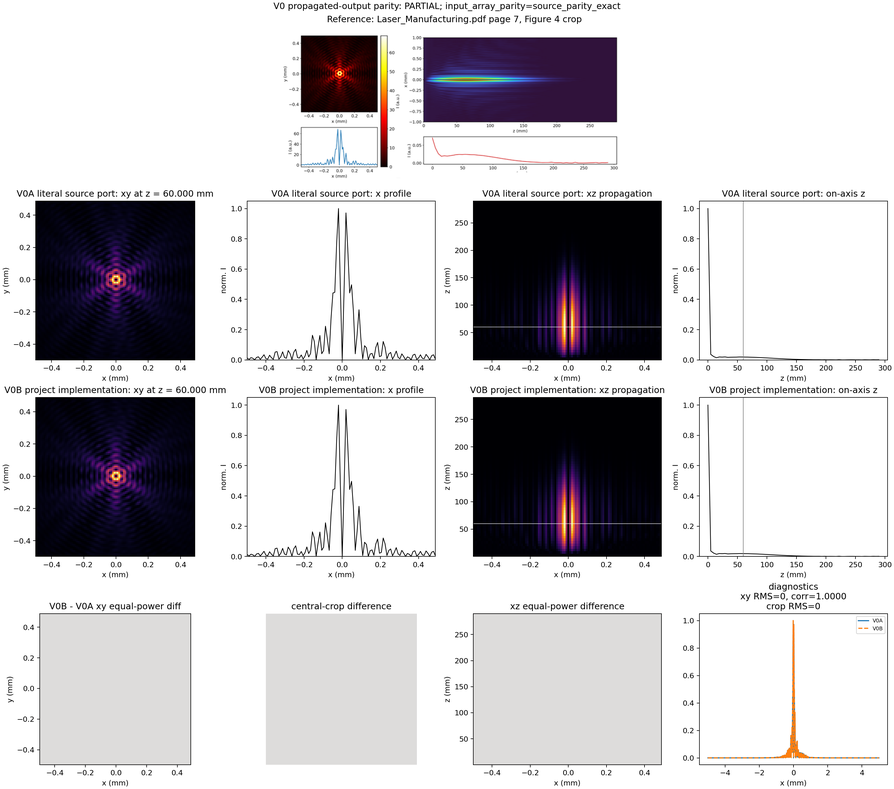
#> input picture report/evidence_pack/source_validation/F01_nathan_visual_ladder_v0_reference_vs_reproduction.png, 894 x 789 px, shrunk from 3060 x 2700 before the run
$ python convert_setup_white.py ../report/evidence_pack/source_validation/F01_nathan_visual_ladder_v0_reference_vs_reproduction.png out.png
#> lines starting #> are read from the running program, lines starting #| are printed output that depends on the picture; after the words box and inside, x2 and y2 are one past the last pixel; in counts of white or black regions, pixels touching at a corner belong together
"""Convert the older realistic setup artwork to a white-background poster derivative.

This is presentation-only image processing. It does not create or modify optical data.
The source artwork should be supplied explicitly; the output is a visual schematic only.
"""

from __future__ import annotations

import argparse
from pathlib import Path

import numpy as np
from PIL import Image


def convert(source: Path, output: Path) -> None:
    image = Image.open(source).convert("RGB")
    rgb = np.asarray(image).copy()
    maxc = rgb.max(axis=2)
    minc = rgb.min(axis=2)
    saturation_proxy = maxc - minc
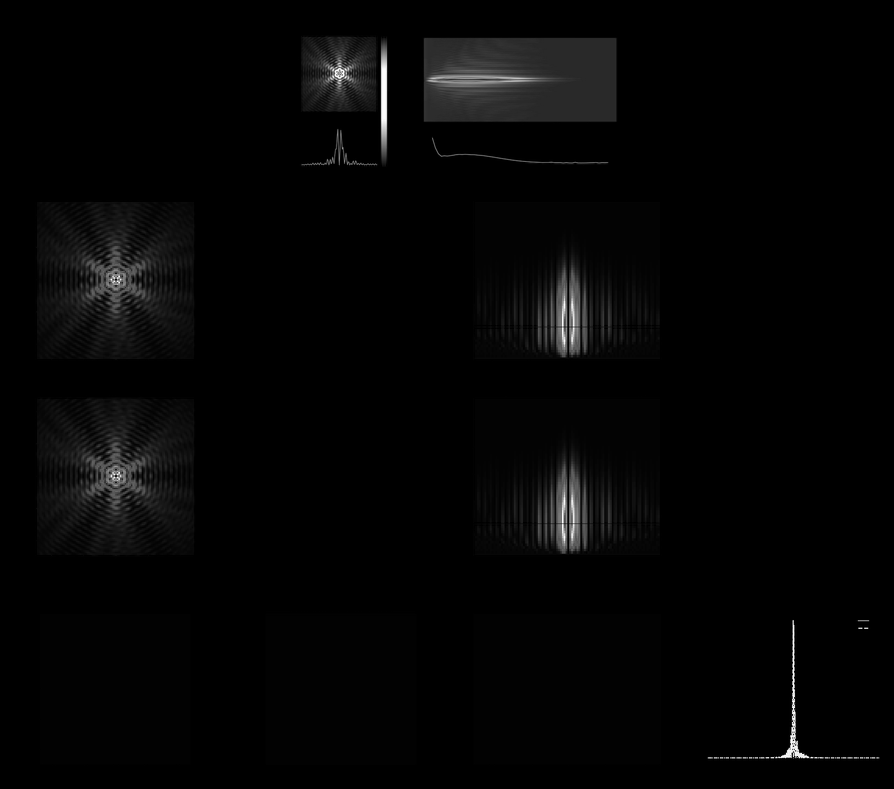
#> saturation_proxy: shape (789, 894); min 0, max 255, mean 5
    luminance = 0.2126 * rgb[:, :, 0] + 0.7152 * rgb[:, :, 1] + 0.0722 * rgb[:, :, 2]

    # Neutral near-black background becomes white.
    background = (luminance < 28) & (saturation_proxy < 35)
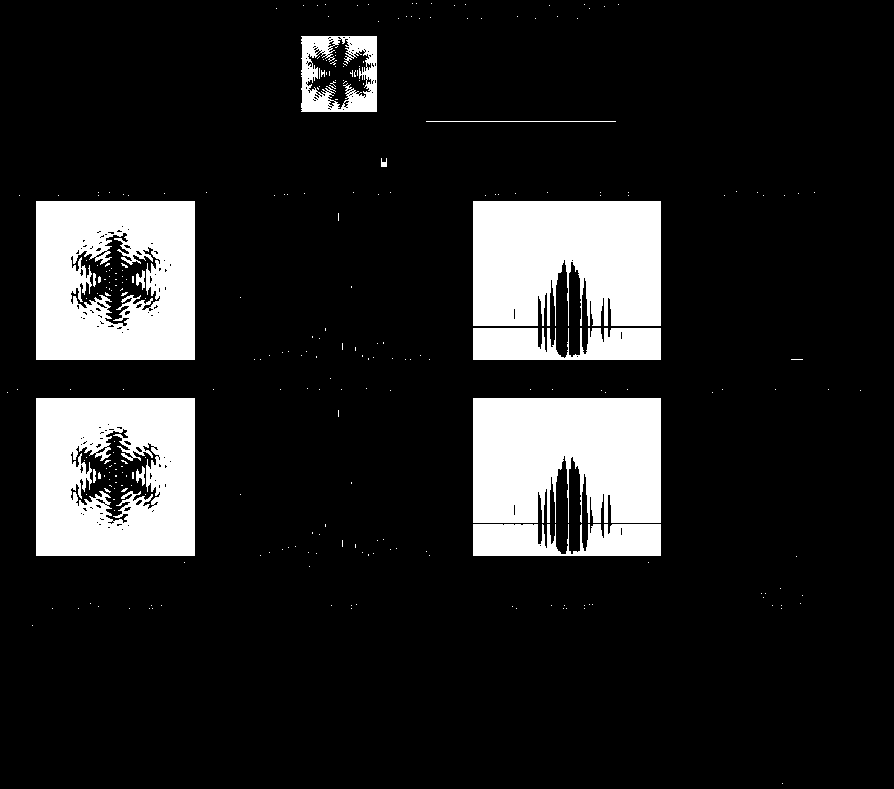
#> background: shape (789, 894) bool; 14.2% white; 273 white regions (260 under 20 px), largest, box (x1, y1, x2, y2) and area: (473, 201, 661, 326) 21496, (36, 201, 195, 360) 21468, (473, 398, 661, 523) 21464
    rgb[background] = 255
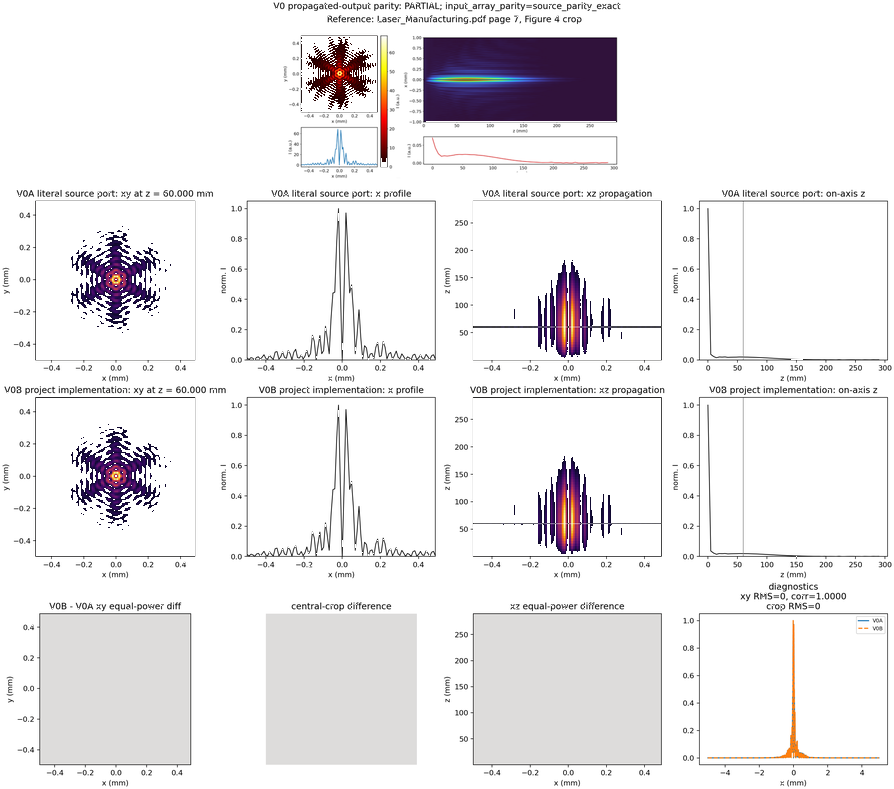
#> rgb: shape (789, 894, 3); mean R, G, B 236.6, 234.8, 236.5

    # Neutral white labels/lines become dark on the new background.
    pale_neutral = (luminance > 165) & (saturation_proxy < 38)
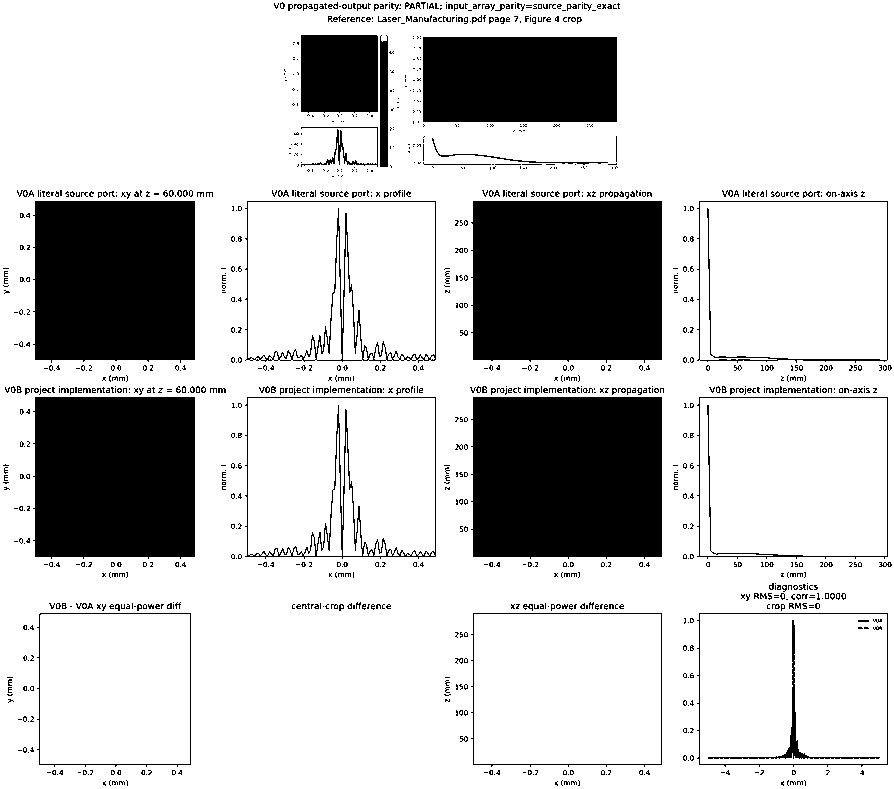
#> pale_neutral: shape (789, 894) bool; 77.9% white; 1124 black regions (1009 under 20 px), largest, box (x1, y1, x2, y2) and area: (471, 397, 662, 559) 30258, (471, 201, 662, 363) 30076, (33, 397, 195, 559) 25618
    rgb[pale_neutral] = np.array([45, 55, 65], dtype=np.uint8)

    # Remap intermediate neutral greys so annotations remain visible on white.
    grey = (luminance >= 28) & (luminance <= 165) & (saturation_proxy < 22)
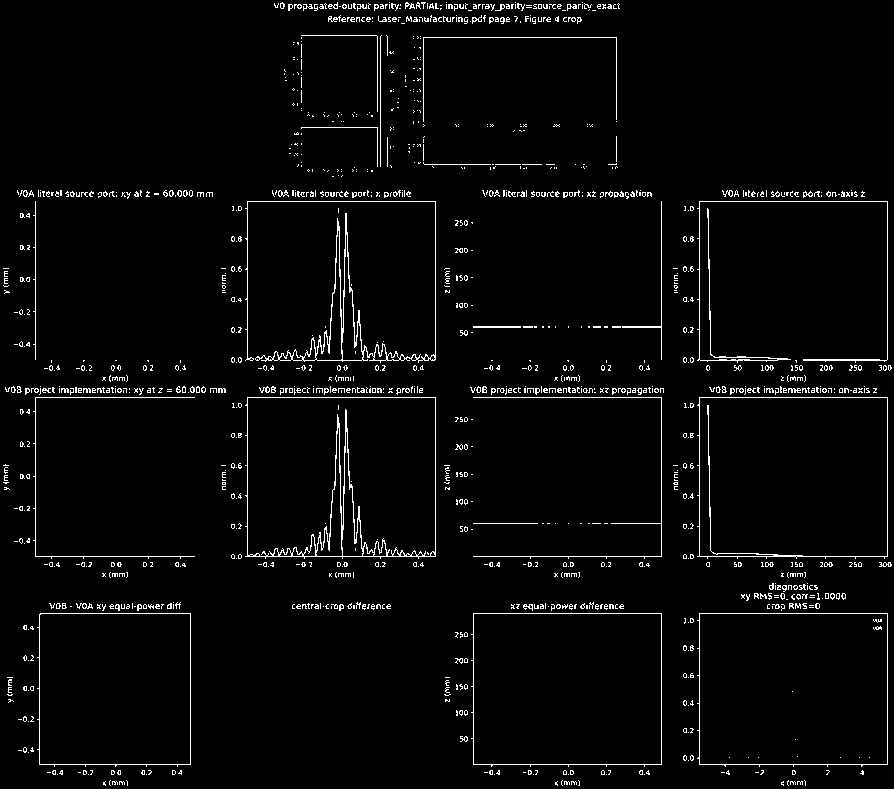
#> grey: shape (789, 894) bool; 3.1% white in thin lines or dots
    values = luminance[grey]
    remapped = np.clip(190 - values * 0.75, 55, 175).astype(np.uint8)
    rgb[grey] = np.stack([remapped, remapped, remapped], axis=1)
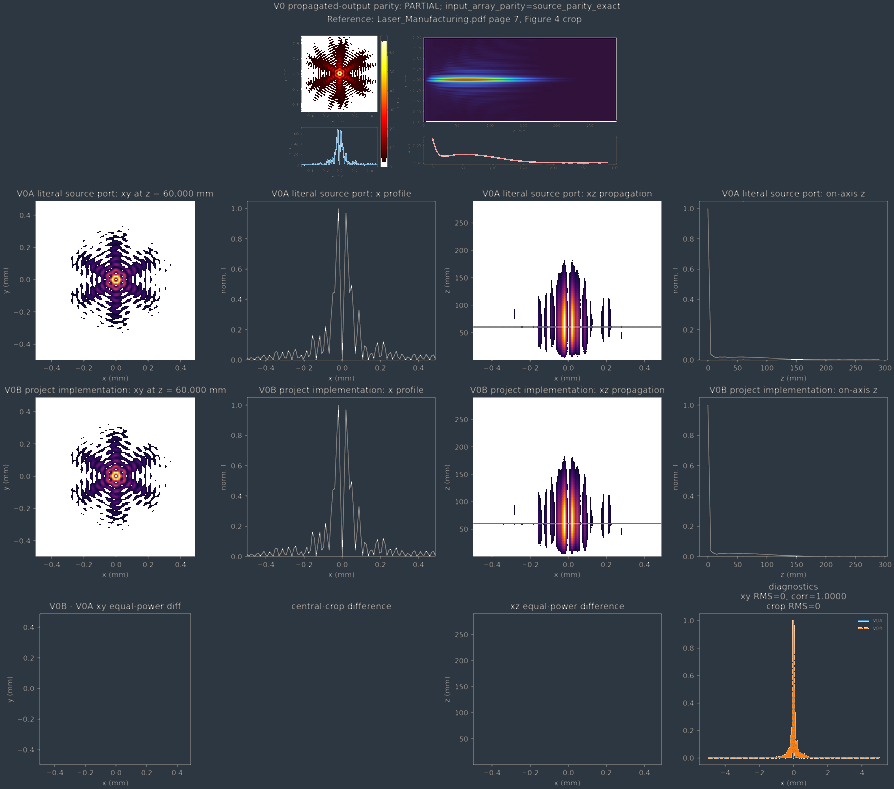
#> rgb: shape (789, 894, 3); mean R, G, B 77.9, 83.9, 93.6

    output.parent.mkdir(parents=True, exist_ok=True)
    Image.fromarray(rgb).save(output)


def main() -> None:
    parser = argparse.ArgumentParser()
    parser.add_argument("source", type=Path)
    parser.add_argument("output", type=Path)
    args = parser.parse_args()
    convert(args.source, args.output)


if __name__ == "__main__":
    main()

$ run again, on report/evidence_pack/source_validation/F03_v0_reference_crop_highres.png
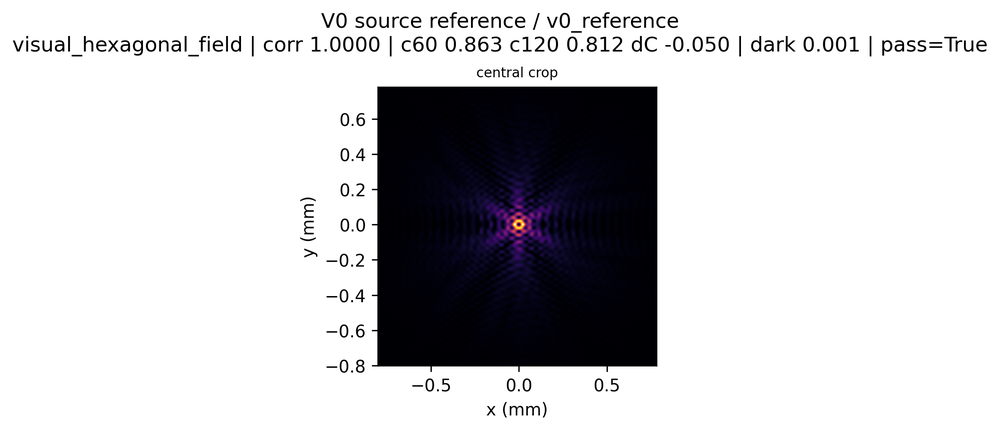
#> input picture report/evidence_pack/source_validation/F03_v0_reference_crop_highres.png, 1000 x 431 px, shrunk from 2448 x 1054 before the run
#> in convert, `background = (luminance < 28) & (saturation_proxy < 35)`:
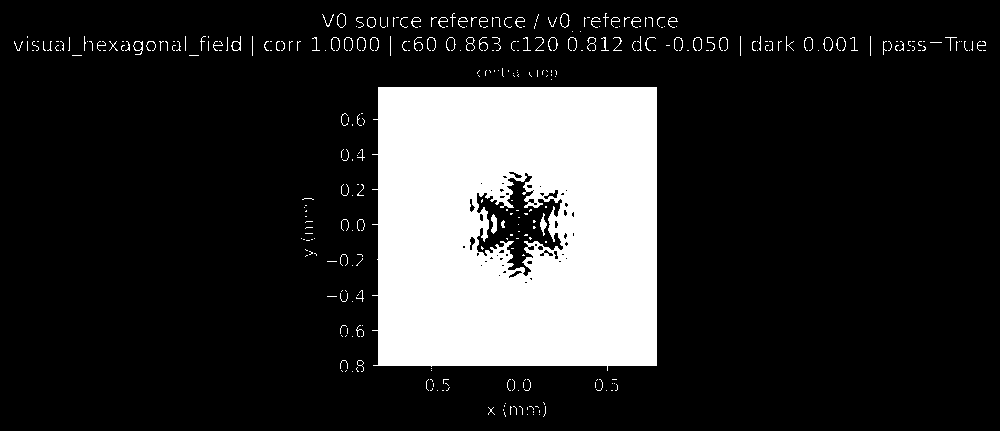
#> background: shape (431, 1000) bool; 17.9% white; 330 white regions (251 under 20 px), largest, box (x1, y1, x2, y2) and area: (372, 87, 657, 371) 73465, (491, 214, 497, 234) 86, (540, 213, 547, 236) 76
#> pale_neutral: shape (431, 1000) bool; 79.9% white; 172 black regions (20 under 20 px), largest, box (x1, y1, x2, y2) and area: (372, 86, 658, 372) 78771, (587, 36, 597, 52) 86, (465, 36, 476, 52) 84
#> grey: shape (431, 1000) bool; 1.2% white in thin lines or dots
#> values = 5320 values, max 165 at index 63, min 29 at index 28, mean 101.6
#> remapped = 5320 values, max 168 at index 28, min 66 at index 63, mean 113.3
#> in convert, `rgb[grey] = np.stack([remapped, remapped, remapped], axis=1)`:
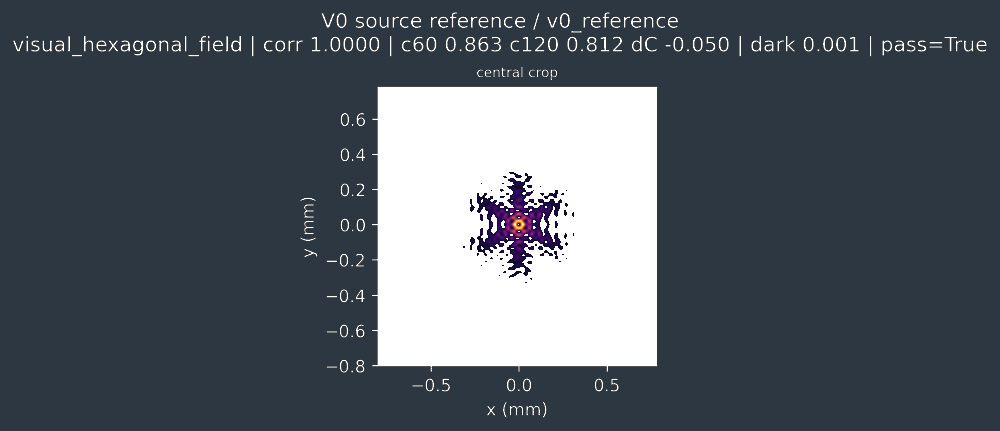
#> rgb: shape (431, 1000, 3); mean R, G, B 83.5, 91.2, 99.7
